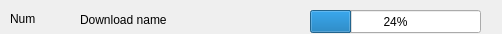
<?xml version="1.0" encoding="UTF-8"?>
<ui version="4.0">
 <class>DownloadWidgetForm</class>
 <widget class="QWidget" name="DownloadWidgetForm">
  <property name="geometry">
   <rect>
    <x>0</x>
    <y>0</y>
    <width>502</width>
    <height>34</height>
   </rect>
  </property>
  <property name="windowTitle">
   <string>Form</string>
  </property>
  <widget class="QLabel" name="label_num">
   <property name="geometry">
    <rect>
     <x>10</x>
     <y>10</y>
     <width>67</width>
     <height>17</height>
    </rect>
   </property>
   <property name="text">
    <string>Num</string>
   </property>
  </widget>
  <widget class="QLabel" name="label_name">
   <property name="geometry">
    <rect>
     <x>80</x>
     <y>10</y>
     <width>211</width>
     <height>20</height>
    </rect>
   </property>
   <property name="text">
    <string>Download name</string>
   </property>
  </widget>
  <widget class="QProgressBar" name="progressBar">
   <property name="geometry">
    <rect>
     <x>310</x>
     <y>10</y>
     <width>171</width>
     <height>23</height>
    </rect>
   </property>
   <property name="value">
    <number>24</number>
   </property>
  </widget>
 </widget>
 <resources/>
 <connections/>
</ui>
